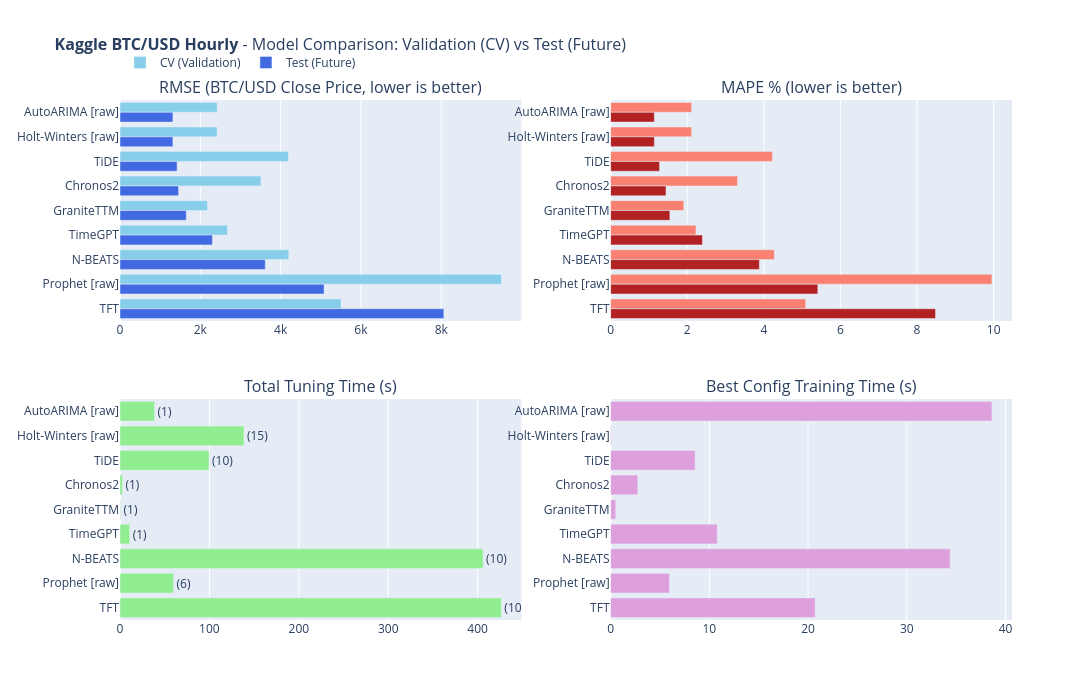

Here is the notebook cell this chart was saved with:
### Code cell
# 13. All Models Comparison

fig_comparison = plot_model_comparison(
    tracker.get_results_df(),
    DATASET_NAME,
    value_unit=DATASET_CONFIG.get("value_unit"),
    test_predictions=final_predictions
)
fig_comparison.show()

### Figure 1 — Plotly figure (JSON) as saved in the notebook; plotly's stock layout.template omitted (floating-point values rounded to 4 significant figures)
{"data": [{"hovertemplate": "<b>%{y}</b><br>CV RMSE: %{x:.2f}<extra></extra>", "marker": {"color": "skyblue"}, "name": "CV (Validation)", "orientation": "h", "type": "bar", "x": [2420.0, 2419.0, 4195.0, 3511.0, 2179.0, 2676.0, 4204.0, 9496.0, 5505.0], "xaxis": "x", "y": ["AutoARIMA [raw]", "Holt-Winters [raw]", "TiDE", "Chronos2", "GraniteTTM", "TimeGPT", "N-BEATS", "Prophet [raw]", "TFT"], "yaxis": "y"}, {"hovertemplate": "<b>%{y}</b><br>Test RMSE: %{x:.2f}<extra></extra>", "marker": {"color": "royalblue"}, "name": "Test (Future)", "orientation": "h", "type": "bar", "x": [1318.0, 1318.0, 1422.0, 1458.0, 1650.0, 2301.0, 3617.0, 5081.0, 8064.0], "xaxis": "x", "y": ["AutoARIMA [raw]", "Holt-Winters [raw]", "TiDE", "Chronos2", "GraniteTTM", "TimeGPT", "N-BEATS", "Prophet [raw]", "TFT"], "yaxis": "y"}, {"hovertemplate": "<b>%{y}</b><br>CV MAPE: %{x:.2f}%<extra></extra>", "marker": {"color": "salmon"}, "name": "CV (Validation)", "orientation": "h", "showlegend": false, "type": "bar", "x": [2.114, 2.114, 4.224, 3.312, 1.911, 2.228, 4.276, 9.955, 5.094], "xaxis": "x2", "y": ["AutoARIMA [raw]", "Holt-Winters [raw]", "TiDE", "Chronos2", "GraniteTTM", "TimeGPT", "N-BEATS", "Prophet [raw]", "TFT"], "yaxis": "y2"}, {"hovertemplate": "<b>%{y}</b><br>Test MAPE: %{x:.2f}%<extra></extra>", "marker": {"color": "firebrick"}, "name": "Test (Future)", "orientation": "h", "showlegend": false, "type": "bar", "x": [1.142, 1.142, 1.278, 1.446, 1.547, 2.397, 3.883, 5.409, 8.482], "xaxis": "x2", "y": ["AutoARIMA [raw]", "Holt-Winters [raw]", "TiDE", "Chronos2", "GraniteTTM", "TimeGPT", "N-BEATS", "Prophet [raw]", "TFT"], "yaxis": "y2"}, {"hovertemplate": "<b>%{y}</b><br>Time: %{x:.2f}s<extra></extra>", "marker": {"color": "lightgreen"}, "orientation": "h", "showlegend": false, "text": ["(1)", "(15)", "(10)", "(1)", "(1)", "(1)", "(10)", "(6)", "(10)"], "textposition": "outside", "type": "bar", "x": [38.63, 138.6, 99.59, 2.752, 0.5225, 10.8, 406.1, 59.88, 426.5], "xaxis": "x3", "y": ["AutoARIMA [raw]", "Holt-Winters [raw]", "TiDE", "Chronos2", "GraniteTTM", "TimeGPT", "N-BEATS", "Prophet [raw]", "TFT"], "yaxis": "y3"}, {"hovertemplate": "<b>%{y}</b><br>Time: %{x:.2f}s<extra></extra>", "marker": {"color": "plum"}, "orientation": "h", "showlegend": false, "type": "bar", "x": [38.63, 0.08209, 8.562, 2.752, 0.5225, 10.8, 34.4, 5.954, 20.72], "xaxis": "x4", "y": ["AutoARIMA [raw]", "Holt-Winters [raw]", "TiDE", "Chronos2", "GraniteTTM", "TimeGPT", "N-BEATS", "Prophet [raw]", "TFT"], "yaxis": "y4"}], "layout": {"annotations": [{"font": {"size": 16}, "showarrow": false, "text": "RMSE (BTC/USD Close Price, lower is better)", "x": 0.225, "xanchor": "center", "xref": "paper", "y": 1, "yanchor": "bottom", "yref": "paper"}, {"font": {"size": 16}, "showarrow": false, "text": "MAPE % (lower is better)", "x": 0.775, "xanchor": "center", "xref": "paper", "y": 1, "yanchor": "bottom", "yref": "paper"}, {"font": {"size": 16}, "showarrow": false, "text": "Total Tuning Time (s)", "x": 0.225, "xanchor": "center", "xref": "paper", "y": 0.425, "yanchor": "bottom", "yref": "paper"}, {"font": {"size": 16}, "showarrow": false, "text": "Best Config Training Time (s)", "x": 0.775, "xanchor": "center", "xref": "paper", "y": 0.425, "yanchor": "bottom", "yref": "paper"}], "barmode": "group", "height": 700, "legend": {"orientation": "h", "x": 0, "y": 1.1}, "margin": {"l": 120}, "title": {"font": {"size": 16}, "text": "<b>Kaggle BTC/USD Hourly</b> - Model Comparison: Validation (CV) vs Test (Future)"}, "width": 1700, "xaxis": {"anchor": "y", "domain": [0, 0.45]}, "xaxis2": {"anchor": "y2", "domain": [0.55, 1]}, "xaxis3": {"anchor": "y3", "domain": [0, 0.45]}, "xaxis4": {"anchor": "y4", "domain": [0.55, 1]}, "yaxis": {"anchor": "x", "autorange": "reversed", "domain": [0.575, 1]}, "yaxis2": {"anchor": "x2", "autorange": "reversed", "domain": [0.575, 1]}, "yaxis3": {"anchor": "x3", "autorange": "reversed", "domain": [0, 0.425]}, "yaxis4": {"anchor": "x4", "autorange": "reversed", "domain": [0, 0.425]}}}
